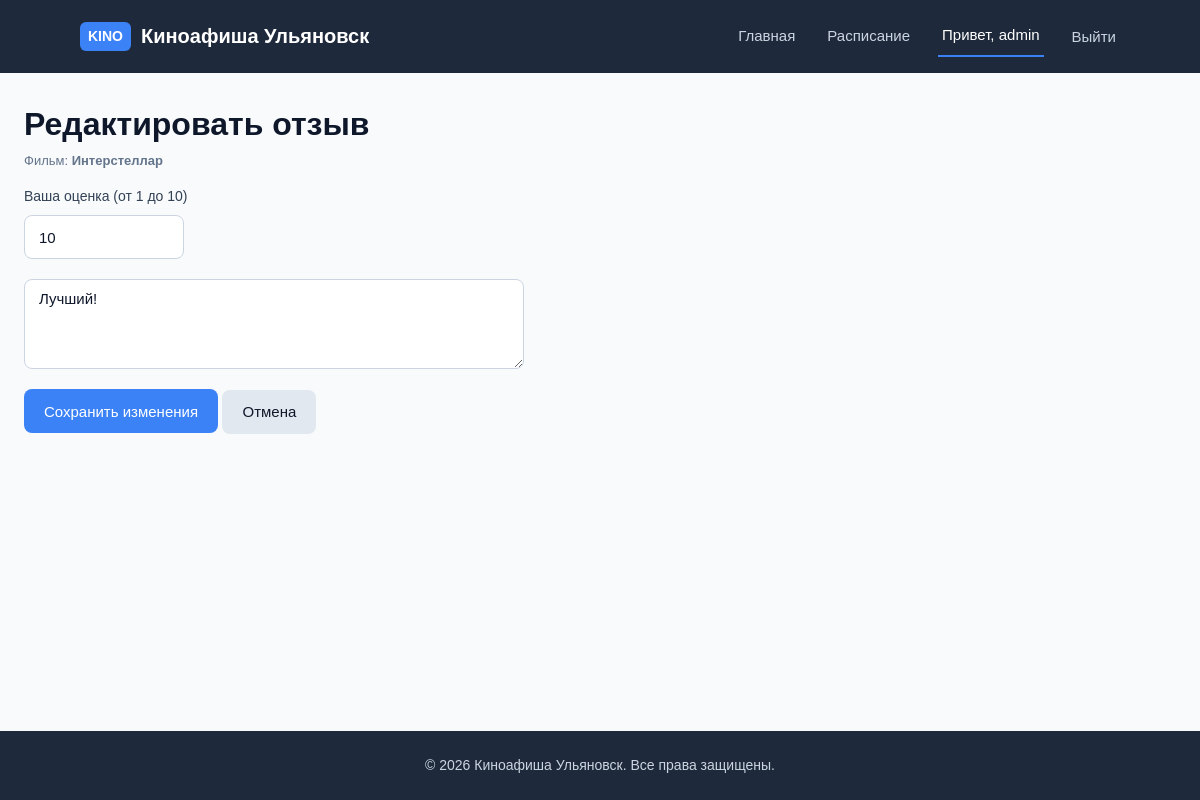
Screenshot of /review/3/edit/ (signed in) with the database file from the repository.
### app/models.py (models this page shows, shortened)
class User(AbstractUser):
    ROLE_CHOICES = [
        ("viewer", "Зритель"),
        ("cashier", "Кассир"),
        ("admin", "Администратор"),
    ]
    phone = models.CharField(
        max_length=20,
        unique=True,
        blank=True,
        null=True,
        verbose_name="Номер телефона",
    )
    role = models.CharField(
        max_length=20, choices=ROLE_CHOICES, default="viewer", verbose_name="Роль"
    )
    class Meta:
        verbose_name = "Пользователь"
        verbose_name_plural = "Пользователи"
        ordering = ["-date_joined"]

class Review(models.Model):
    MODERATION_CHOICES = [
        ("pending", "На проверке"),
        ("published", "Опубликован"),
        ("rejected", "Отклонён"),
    ]
    user = models.ForeignKey(
        User,
        on_delete=models.CASCADE,
        related_name="reviews",
        verbose_name="Пользователь",
    )
    movie = models.ForeignKey(
        Movie,
        on_delete=models.CASCADE,
        related_name="reviews",
        verbose_name="Фильм",
    )
    rating = models.PositiveIntegerField(
        validators=[MinValueValidator(1), MaxValueValidator(10)],
        verbose_name="Оценка (от 1 до 10)",
    )
    text = models.TextField(verbose_name="Текст отзыва")
    created_at = models.DateTimeField(auto_now_add=True, verbose_name="Дата создания")
    moderation_status = models.CharField(
        max_length=20,
        choices=MODERATION_CHOICES,
        default="pending",
        verbose_name="Статус модерации",
    )
    class Meta:
        verbose_name = "Отзыв"
        verbose_name_plural = "Отзывы"
        ordering = ["-created_at"]
        constraints = [
            models.UniqueConstraint(
                fields=["user", "movie"], name="unique_user_movie_review"
            )
        ]

class Movie(models.Model):
    STATUS_CHOICES = [
        ("in_poster", "В афише"),
        ("hidden", "Скрыт"),
        ("archived", "Снят с показа"),
    ]
    title = models.CharField(max_length=255, verbose_name="Название фильма")
    description = models.TextField(verbose_name="Описание")
    duration_minutes = models.PositiveIntegerField(verbose_name="Длительность (мин)")
    age_rating = models.CharField(max_length=10, verbose_name="Возрастной рейтинг")
    release_year = models.PositiveIntegerField(verbose_name="Год релиза")
    poster = models.ImageField(
        upload_to="posters/", blank=True, null=True, verbose_name="Постер"
    )
    status = models.CharField(
        max_length=20,
        choices=STATUS_CHOICES,
        default="in_poster",
        verbose_name="Статус показа",
    )
    average_rating = models.DecimalField(
        max_digits=3,
        decimal_places=2,
        default=0.00,
        verbose_name="Средний рейтинг",
    )
    class Meta:
        verbose_name = "Фильм"
        verbose_name_plural = "Фильмы"
        ordering = ["-release_year", "title"]

### app/views.py (the view)
# urls.py: path("review/<int:pk>/edit/", views.edit_review_view, name="edit_review"),
@login_required
def edit_review_view(request, pk):
    review = get_object_or_404(Review, pk=pk, user=request.user)
    if request.method == "POST":
        form = ReviewForm(request.POST, instance=review)
        if form.is_valid():
            updated_review = form.save(commit=False)
            updated_review.moderation_status = "pending"
            updated_review.save()
            messages.success(
                request, "Отзыв обновлён и отправлен на повторную проверку."
            )
            return redirect("profile")
    else:
        form = ReviewForm(instance=review)
    context = {
        "form": form,
        "review": review,
    }
    return render(request, "app/edit_review.html", context)

### app/forms.py
class ReviewForm(forms.ModelForm):
    class Meta:
        model = Review
        fields = ['rating', 'text']
        widgets = {
            'rating': forms.NumberInput(
                attrs={'min': 1, 'max': 10, 'class': 'input', 'placeholder': '1–10'}
            ),
            'text': forms.Textarea(
                attrs={
                    'rows': 4,
                    'class': 'input',
                    'placeholder': 'Напишите ваши впечатления о фильме...',
                }
            ),
        }
        labels = {
            'rating': 'Ваша оценка (от 1 до 10)',
            'text': 'Текст отзыва',
        }

### app/templates/app/edit_review.html (shortened to what this page needs)
{% load static %}
<!DOCTYPE html>
<html lang="ru">
<head>
    <link rel="stylesheet" href="{% static 'css/style.css' %}">
</head>
<body>
    <header class="header">
    <a href="{% url 'movie_list' %}" class="logo-link">
        <div class="logo">
            <span class="logo-badge">KINO</span> Киноафиша Ульяновск
        </div>
    </a>
    <nav class="nav">
        <a href="{% url 'movie_list' %}">Главная</a>
        <a href="{% url 'schedule' %}">Расписание</a>
        {% if request.user.is_authenticated %}
            <a href="{% url 'profile' %}" class="active">Привет, {{ request.user.username }}</a>
            <form action="{% url 'logout' %}" method="post" class="nav-logout-form">
                <button type="submit" class="nav-logout-btn">Выйти</button>
            </form>
        {% else %}
            <a href="{% url 'login' %}">Войти</a>
            <a href="{% url 'register' %}">Регистрация</a>
        {% endif %}
    </nav>
    </header>
    <main class="container">
        <section class="review-form-box">
            <h1>Редактировать отзыв</h1>
            <p class="caption detail-margin-bottom">Фильм: <strong>{{ review.movie.title }}</strong></p>
            <form method="post" class="review-form">
                <div class="review-form-group">
                    <label for="{{ form.rating.id_for_label }}">{{ form.rating.label }}</label>
                    {{ form.rating }}
                </div>
                <div class="review-form-group">
                    {{ form.text }}
                </div>
                <div class="review-form-actions">
                    <button type="submit" class="btn btn-primary">Сохранить изменения</button>
                    <a href="{% url 'profile' %}" class="btn btn-secondary">Отмена</a>
                </div>
            </form>
        </section>
    </main>
    <footer class="footer">
        <p>© 2026 Киноафиша Ульяновск. Все права защищены.</p>
    </footer>
</body>
</html>

### app/static/css/style.css (style rules this page uses)
* { box-sizing: border-box; margin: 0; padding: 0; }
body { font-family: Arial, Helvetica, sans-serif; background-color: #f8fafc; color: #0f172a; line-height: 1.5; display: flex; flex-direction: column; min-height: 100vh; }
.container { max-width: 1280px; width: 100%; margin: 0 auto; padding: 32px 24px; flex: 1; }
h1 { font-size: 32px; font-weight: 700; line-height: 1.2; margin-bottom: 8px; }
.caption { font-size: 13px; color: #64748b; }
.detail-margin-bottom { margin-bottom: 16px; }
.header { background-color: #1e293b; color: #ffffff; padding: 16px 80px; display: flex; align-items: center; justify-content: space-between; gap: 24px; }
.logo-link { text-decoration: none; color: inherit; display: inline-flex; align-items: center; }
.logo { font-size: 20px; font-weight: 700; display: flex; align-items: center; gap: 10px; color: #ffffff; }
.logo-badge { background-color: #3b82f6; padding: 4px 8px; border-radius: 6px; font-size: 14px; color: #ffffff; }
.nav { display: flex; gap: 24px; align-items: center; flex-wrap: wrap; }
.nav a { color: #cbd5e1; text-decoration: none; font-size: 15px; font-weight: 500; padding: 8px 4px; min-height: 40px; display: inline-flex; align-items: center; }
.nav a.active, .nav a:hover { color: #ffffff; border-bottom: 2px solid #3b82f6; }
.nav-logout-form { display: inline-flex; align-items: center; }
.nav-logout-btn { background: none; border: none; color: #cbd5e1; font-family: inherit; font-size: 15px; font-weight: 500; padding: 8px 4px; min-height: 40px; cursor: pointer; display: inline-flex; align-items: center; }
.btn { display: inline-flex; align-items: center; justify-content: center; min-height: 44px; padding: 10px 20px; border-radius: 8px; font-size: 15px; font-weight: 500; border: none; cursor: pointer; text-decoration: none; text-align: center; }
.btn-primary { background-color: #3b82f6; color: #ffffff; }
.btn-secondary { background-color: #e2e8f0; color: #0f172a; }
.input, .select { flex: 1 1 240px; min-height: 44px; padding: 10px 14px; border-radius: 8px; border: 1px solid #cbd5e1; background-color: #ffffff; color: #0f172a; font-size: 15px; }
.review-form { display: flex; flex-direction: column; gap: 20px; }
.review-form-group { display: flex; flex-direction: column; gap: 8px; font-size: 14px; font-weight: 500; color: #334155; }
.review-form-group .input { flex: none; width: 100%; }
.review-form-group input[type="number"].input { max-width: 160px; }
.review-form-group textarea.input { max-width: 500px; resize: vertical; font-family: inherit; }
.footer { background-color: #1e293b; color: #cbd5e1; padding: 24px 16px; text-align: center; margin-top: 48px; font-size: 14px; }

### rows the page displays
User: user.username "admin"
Review: movie "Интерстеллар", rating "10", text "Лучший!"
